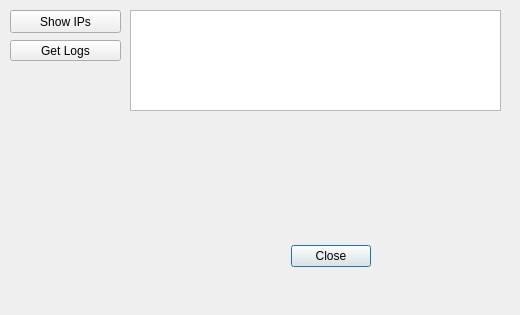
<?xml version="1.0" encoding="UTF-8"?>
<ui version="4.0">
 <class>myLogCollection</class>
 <widget class="QDialog" name="myLogCollection">
  <property name="geometry">
   <rect>
    <x>0</x>
    <y>0</y>
    <width>520</width>
    <height>315</height>
   </rect>
  </property>
  <property name="windowTitle">
   <string>Log Collection</string>
  </property>
  <widget class="QDialogButtonBox" name="buttonBox">
   <property name="geometry">
    <rect>
     <x>30</x>
     <y>240</y>
     <width>341</width>
     <height>32</height>
    </rect>
   </property>
   <property name="orientation">
    <enum>Qt::Horizontal</enum>
   </property>
   <property name="standardButtons">
    <set>QDialogButtonBox::Close</set>
   </property>
  </widget>
  <widget class="QPushButton" name="showBtn">
   <property name="geometry">
    <rect>
     <x>10</x>
     <y>10</y>
     <width>111</width>
     <height>23</height>
    </rect>
   </property>
   <property name="text">
    <string>Show IPs</string>
   </property>
  </widget>
  <widget class="QListWidget" name="listIpAddrs">
   <property name="geometry">
    <rect>
     <x>130</x>
     <y>10</y>
     <width>371</width>
     <height>101</height>
    </rect>
   </property>
   <property name="selectionMode">
    <enum>QAbstractItemView::MultiSelection</enum>
   </property>
   <property name="selectionRectVisible">
    <bool>true</bool>
   </property>
  </widget>
  <widget class="QPushButton" name="getlogsBtn">
   <property name="geometry">
    <rect>
     <x>10</x>
     <y>40</y>
     <width>111</width>
     <height>21</height>
    </rect>
   </property>
   <property name="text">
    <string>Get Logs</string>
   </property>
  </widget>
 </widget>
 <resources/>
 <connections>
  <connection>
   <sender>buttonBox</sender>
   <signal>accepted()</signal>
   <receiver>myLogCollection</receiver>
   <slot>accept()</slot>
   <hints>
    <hint type="sourcelabel">
     <x>248</x>
     <y>254</y>
    </hint>
    <hint type="destinationlabel">
     <x>157</x>
     <y>274</y>
    </hint>
   </hints>
  </connection>
  <connection>
   <sender>buttonBox</sender>
   <signal>rejected()</signal>
   <receiver>myLogCollection</receiver>
   <slot>reject()</slot>
   <hints>
    <hint type="sourcelabel">
     <x>316</x>
     <y>260</y>
    </hint>
    <hint type="destinationlabel">
     <x>286</x>
     <y>274</y>
    </hint>
   </hints>
  </connection>
 </connections>
</ui>
